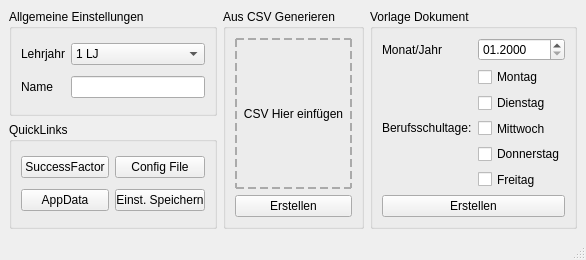
<?xml version="1.0" encoding="UTF-8"?>
<ui version="4.0">
 <class>MainWindow</class>
 <widget class="QMainWindow" name="MainWindow">
  <property name="enabled">
   <bool>true</bool>
  </property>
  <property name="geometry">
   <rect>
    <x>0</x>
    <y>0</y>
    <width>586</width>
    <height>260</height>
   </rect>
  </property>
  <property name="sizePolicy">
   <sizepolicy hsizetype="Minimum" vsizetype="Fixed">
    <horstretch>0</horstretch>
    <verstretch>0</verstretch>
   </sizepolicy>
  </property>
  <property name="minimumSize">
   <size>
    <width>522</width>
    <height>260</height>
   </size>
  </property>
  <property name="maximumSize">
   <size>
    <width>4000</width>
    <height>4000</height>
   </size>
  </property>
  <property name="contextMenuPolicy">
   <enum>Qt::ContextMenuPolicy::NoContextMenu</enum>
  </property>
  <property name="windowTitle">
   <string>SF-ANG</string>
  </property>
  <property name="toolTipDuration">
   <number>6</number>
  </property>
  <property name="documentMode">
   <bool>false</bool>
  </property>
  <property name="tabShape">
   <enum>QTabWidget::TabShape::Rounded</enum>
  </property>
  <property name="dockNestingEnabled">
   <bool>false</bool>
  </property>
  <widget class="QWidget" name="centralwidget">
   <layout class="QGridLayout" name="gridLayout_5">
    <item row="1" column="0">
     <widget class="QGroupBox" name="quick_box">
      <property name="title">
       <string>QuickLinks</string>
      </property>
      <layout class="QGridLayout" name="gridLayout_3">
       <item row="0" column="0">
        <widget class="QPushButton" name="successfactor_but">
         <property name="toolTip">
          <string>&lt;html&gt;&lt;head/&gt;&lt;body&gt;&lt;p&gt;Öffnet das Succes Factor im Browser (Nagarro Portal)&lt;/p&gt;&lt;/body&gt;&lt;/html&gt;</string>
         </property>
         <property name="text">
          <string>SuccessFactor</string>
         </property>
         <property name="autoRepeatDelay">
          <number>300</number>
         </property>
         <property name="autoRepeatInterval">
          <number>100</number>
         </property>
        </widget>
       </item>
       <item row="0" column="1">
        <widget class="QPushButton" name="config_but">
         <property name="toolTip">
          <string>&lt;html&gt;&lt;head/&gt;&lt;body&gt;&lt;p&gt;Öffnet die Konfikurationsdatei des Programms&lt;/p&gt;&lt;/body&gt;&lt;/html&gt;</string>
         </property>
         <property name="text">
          <string>Config File</string>
         </property>
        </widget>
       </item>
       <item row="1" column="0">
        <widget class="QPushButton" name="appdata_but">
         <property name="toolTip">
          <string>&lt;html&gt;&lt;head/&gt;&lt;body&gt;&lt;p&gt;Öffnet den Appdata Ordner des Programms&lt;/p&gt;&lt;/body&gt;&lt;/html&gt;</string>
         </property>
         <property name="text">
          <string>AppData</string>
         </property>
        </widget>
       </item>
       <item row="1" column="1">
        <widget class="QPushButton" name="save_but">
         <property name="text">
          <string>Einst. Speichern</string>
         </property>
        </widget>
       </item>
      </layout>
     </widget>
    </item>
    <item row="0" column="0">
     <widget class="QGroupBox" name="gen_set_box">
      <property name="title">
       <string>Allgemeine Einstellungen</string>
      </property>
      <layout class="QGridLayout" name="gridLayout">
       <item row="0" column="0">
        <widget class="QLabel" name="lbl_lehrjahr">
         <property name="text">
          <string>Lehrjahr</string>
         </property>
         <property name="buddy">
          <cstring>lehrjahr</cstring>
         </property>
        </widget>
       </item>
       <item row="0" column="1">
        <widget class="QComboBox" name="lehrjahr">
         <property name="toolTip">
          <string>&lt;html&gt;&lt;head/&gt;&lt;body&gt;&lt;p&gt;Auswahl des Lehrjahres&lt;/p&gt;&lt;/body&gt;&lt;/html&gt;</string>
         </property>
         <item>
          <property name="text">
           <string>1 LJ</string>
          </property>
         </item>
         <item>
          <property name="text">
           <string>2 LJ</string>
          </property>
         </item>
         <item>
          <property name="text">
           <string>3 LJ</string>
          </property>
         </item>
        </widget>
       </item>
       <item row="1" column="0">
        <widget class="QLabel" name="lbl_name">
         <property name="text">
          <string>Name</string>
         </property>
         <property name="buddy">
          <cstring>name</cstring>
         </property>
        </widget>
       </item>
       <item row="1" column="1">
        <widget class="QLineEdit" name="name">
         <property name="toolTip">
          <string>&lt;html&gt;&lt;head/&gt;&lt;body&gt;&lt;p&gt;Name des Auszubildenden &lt;/p&gt;&lt;/body&gt;&lt;/html&gt;</string>
         </property>
        </widget>
       </item>
      </layout>
     </widget>
    </item>
    <item row="0" column="1" rowspan="2">
     <widget class="QGroupBox" name="groupBox_2">
      <property name="title">
       <string>Aus CSV Generieren</string>
      </property>
      <layout class="QGridLayout" name="gridLayout_4">
       <item row="0" column="0">
        <widget class="LabelCsvDrag" name="csv_drop">
         <property name="enabled">
          <bool>true</bool>
         </property>
         <property name="mouseTracking">
          <bool>false</bool>
         </property>
         <property name="acceptDrops">
          <bool>true</bool>
         </property>
         <property name="toolTip">
          <string>&lt;html&gt;&lt;head/&gt;&lt;body&gt;&lt;p&gt;CSV Datei aus von dem SuccessFactor hier hineinziehen&lt;/p&gt;&lt;/body&gt;&lt;/html&gt;</string>
         </property>
         <property name="styleSheet">
          <string notr="true">border: 2px dashed #aaa</string>
         </property>
         <property name="text">
          <string>CSV Hier einfügen</string>
         </property>
         <property name="alignment">
          <set>Qt::AlignmentFlag::AlignCenter</set>
         </property>
        </widget>
       </item>
       <item row="1" column="0">
        <widget class="QPushButton" name="gen_but">
         <property name="toolTip">
          <string>&lt;html&gt;&lt;head/&gt;&lt;body&gt;&lt;p&gt;Erstellt einen Ausbildungsnachweis basierend auf dem CSV File&lt;/p&gt;&lt;/body&gt;&lt;/html&gt;</string>
         </property>
         <property name="statusTip">
          <string/>
         </property>
         <property name="autoFillBackground">
          <bool>false</bool>
         </property>
         <property name="text">
          <string>Erstellen</string>
         </property>
         <property name="checkable">
          <bool>false</bool>
         </property>
         <property name="default">
          <bool>false</bool>
         </property>
        </widget>
       </item>
      </layout>
     </widget>
    </item>
    <item row="0" column="2" rowspan="2">
     <widget class="QGroupBox" name="tmp_set_box">
      <property name="title">
       <string>Vorlage Dokument</string>
      </property>
      <layout class="QGridLayout" name="gridLayout_2">
       <item row="1" column="1">
        <layout class="QVBoxLayout" name="verticalLayout">
         <item>
          <widget class="QCheckBox" name="cb_vorlage_montag">
           <property name="text">
            <string>Montag</string>
           </property>
          </widget>
         </item>
         <item>
          <widget class="QCheckBox" name="cb_vorlage_dienstag">
           <property name="text">
            <string>Dienstag</string>
           </property>
          </widget>
         </item>
         <item>
          <widget class="QCheckBox" name="cb_vorlage_mittwoch">
           <property name="text">
            <string>Mittwoch</string>
           </property>
          </widget>
         </item>
         <item>
          <widget class="QCheckBox" name="cb_vorlage_donnerstag">
           <property name="text">
            <string>Donnerstag</string>
           </property>
          </widget>
         </item>
         <item>
          <widget class="QCheckBox" name="cb_vorlage_freitag">
           <property name="text">
            <string>Freitag</string>
           </property>
          </widget>
         </item>
        </layout>
       </item>
       <item row="0" column="0">
        <widget class="QLabel" name="lbl_tmp_date">
         <property name="text">
          <string>Monat/Jahr</string>
         </property>
         <property name="buddy">
          <cstring>tmp_date</cstring>
         </property>
        </widget>
       </item>
       <item row="0" column="1">
        <widget class="QDateEdit" name="tmp_date">
         <property name="toolTip">
          <string>&lt;html&gt;&lt;head/&gt;&lt;body&gt;&lt;p&gt;Auswahl des Monats und des Jahres für das die Vorlage erstellt werden soll&lt;/p&gt;&lt;/body&gt;&lt;/html&gt;</string>
         </property>
         <property name="displayFormat">
          <string>MM.yyyy</string>
         </property>
        </widget>
       </item>
       <item row="1" column="0">
        <widget class="QLabel" name="label">
         <property name="text">
          <string>Berufsschultage:</string>
         </property>
        </widget>
       </item>
       <item row="2" column="0" colspan="2">
        <widget class="QPushButton" name="gen_but_tmp">
         <property name="toolTip">
          <string>&lt;html&gt;&lt;head/&gt;&lt;body&gt;&lt;p&gt;Erstellt eine Ausbildungs Nachweis Vorlage basierent auf dem Vorlage Datum&lt;/p&gt;&lt;/body&gt;&lt;/html&gt;</string>
         </property>
         <property name="whatsThis">
          <string>&lt;html&gt;&lt;head/&gt;&lt;body&gt;&lt;p&gt;&lt;br/&gt;&lt;/p&gt;&lt;/body&gt;&lt;/html&gt;</string>
         </property>
         <property name="text">
          <string>Erstellen</string>
         </property>
        </widget>
       </item>
      </layout>
     </widget>
    </item>
   </layout>
  </widget>
  <widget class="QStatusBar" name="statusbar"/>
 </widget>
 <customwidgets>
  <customwidget>
   <class>LabelCsvDrag</class>
   <extends>QLabel</extends>
   <header location="global">src.GUI.LabelCsvDrag.h</header>
  </customwidget>
 </customwidgets>
 <tabstops>
  <tabstop>lehrjahr</tabstop>
  <tabstop>name</tabstop>
  <tabstop>tmp_date</tabstop>
  <tabstop>successfactor_but</tabstop>
  <tabstop>appdata_but</tabstop>
 </tabstops>
 <resources/>
 <connections/>
</ui>
